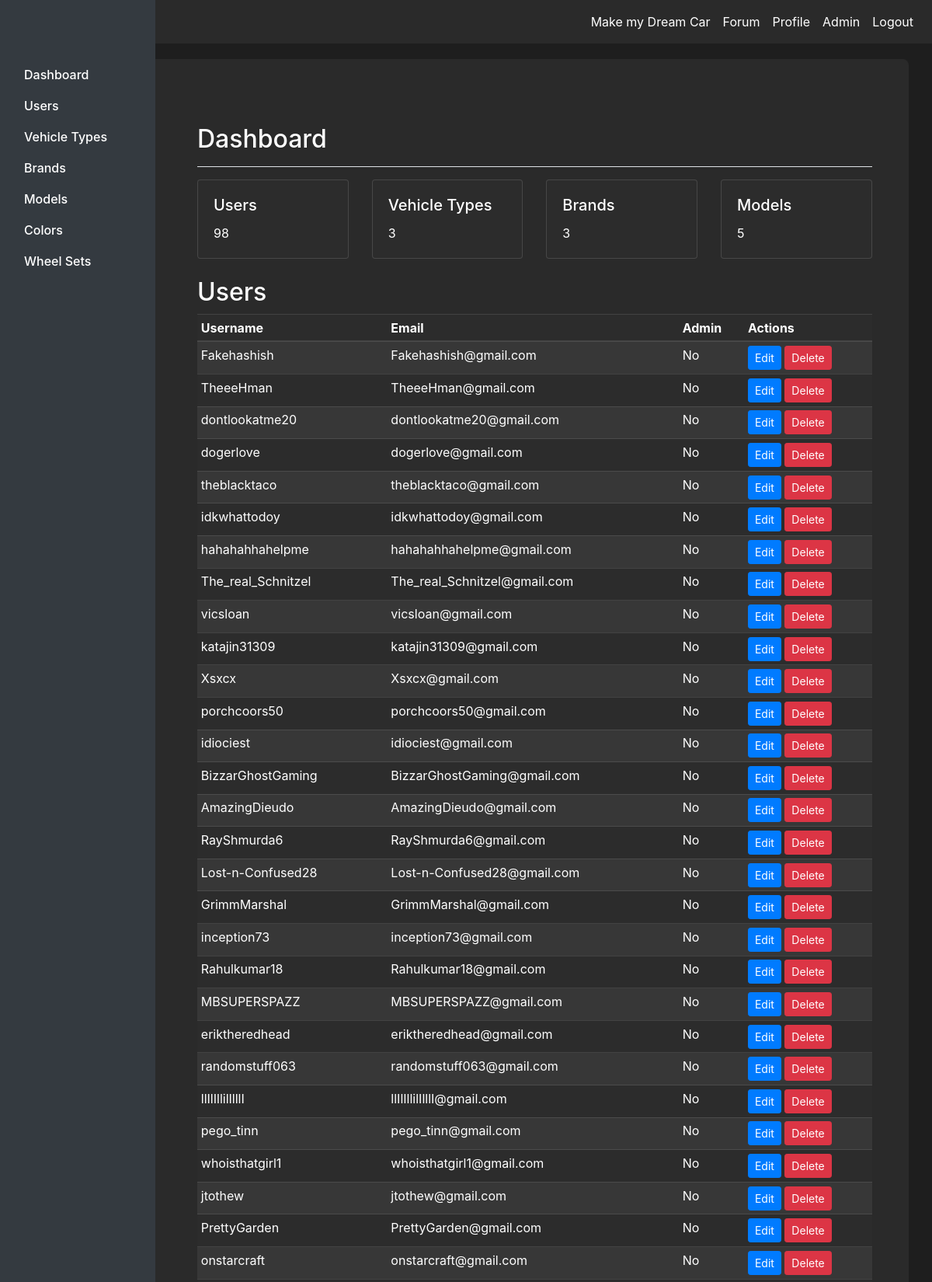
Screenshot of /admin (signed in, upper part) with the database file from the repository.
### tables this page shows
CREATE TABLE user (
    user_id INTEGER PRIMARY KEY AUTOINCREMENT,
    username VARCHAR(64) NOT NULL,
    email VARCHAR(100) NOT NULL,
    password_hash VARCHAR(255) NOT NULL,
    created_at DATETIME DEFAULT CURRENT_TIMESTAMP,
    admin INTEGER DEFAULT 0
);

### app.py (the view)
@app.route('/admin')
@login_required
def admin():
    if not current_user.admin:
        flash('Access denied. Admin privileges required.')
        return redirect(url_for('home'))
    conn = get_db_connection()
    users = User.get_all_users()
    vehicle_types = conn.execute('SELECT * FROM vehicle_type').fetchall()
    brands = conn.execute('SELECT * FROM brand').fetchall()
    models = conn.execute('''
        SELECT model.model_id, model.name as model_name, brand.name as brand_name, vehicle_type.name as type_name
        FROM model
        JOIN brand ON model.brand_id = brand.brand_id
        JOIN vehicle_type ON model.type_id = vehicle_type.type_id
        ORDER BY model.name
    ''').fetchall()
    colors = conn.execute('SELECT * FROM color').fetchall()
    wheel_sets = conn.execute('SELECT * FROM wheel_set').fetchall()
    conn.close()
    return render_template('admin.html', users=users, vehicle_types=vehicle_types,
                           brands=brands, models=models, colors=colors, wheel_sets=wheel_sets)

### app.py (called while the page is built)
def get_db_connection():
    conn = sqlite3.connect(DATABASE)
    conn.row_factory = sqlite3.Row  # This enables column access by name: row['column_name']
    return conn

@login_manager.user_loader
def load_user(user_id):
    return User.get(user_id)

    @staticmethod
    def get(user_id):
        conn = get_db_connection()
        user_data = conn.execute('SELECT * FROM user WHERE user_id = ?', (user_id,)).fetchone()
        conn.close()
        if user_data:
            return User(
                user_id=user_data['user_id'],
                username=user_data['username'],
                email=user_data['email'],
                password_hash=user_data['password_hash'],
                admin=bool(user_data['admin'])
            )
        return None

    @staticmethod
    def get_all_users():
        conn = get_db_connection()
        users_data = conn.execute('SELECT * FROM user').fetchall()
        conn.close()
        users = []
        for user_data in users_data:
            users.append(User(
                user_id=user_data['user_id'],
                username=user_data['username'],
                email=user_data['email'],
                password_hash=user_data['password_hash'],
                admin=bool(user_data['admin'])
            ))
        return users

### templates/admin.html (shortened to what this page needs)
{% extends "base.html" %}
{% block content %}
<div class="container-fluid">
    <div class="row">
        <nav id="sidebarMenu" class="col-md-3 col-lg-2 d-md-block bg-dark sidebar collapse">
            <div class="position-sticky pt-3">
                <ul class="nav flex-column">
                    <li class="nav-item">
                        <a class="nav-link active" href="#dashboard">
                            Dashboard
                        </a>
                    </li>
                    <li class="nav-item">
                        <a class="nav-link" href="#users">
                            Users
                        </a>
                    </li>
                    <li class="nav-item">
                        <a class="nav-link" href="#vehicle_types">
                            Vehicle Types
                        </a>
                    </li>
                    <li class="nav-item">
                        <a class="nav-link" href="#vehicle_types">
                            Brands
                        </a>
                    </li>
                    <li class="nav-item">
                        <a class="nav-link" href="#vehicle_types">
                            Models
                        </a>
                    </li>
                    <li class="nav-item">
                        <a class="nav-link" href="#colors">
                            Colors
                        </a>
                    </li>
                    <li class="nav-item">
                        <a class="nav-link" href="#wheel_sets">
                            Wheel Sets
                        </a>
                    </li>
                </ul>
            </div>
        </nav>
        <main class="col-md-9 ms-sm-auto col-lg-10 px-md-4">
            <div class="d-flex justify-content-between flex-wrap flex-md-nowrap align-items-center pt-3 pb-2 mb-3 border-bottom">
                <h1 id="dashboard" class="h2">Dashboard</h1>
            </div>
            <div class="row">
                <div class="col-md-3 mb-4">
                    <div class="card bg-primary text-white">
                        <div class="card-body">
                            <h5 id="users" class="card-title">Users</h5>
                            <p class="card-text">{{ users|length }}</p>
                        </div>
                    </div>
                </div>
                <div class="col-md-3 mb-4">
                    <div class="card bg-success text-white">
                        <div class="card-body">
                            <h5 id="vehicle-types" class="card-title">Vehicle Types</h5>
                            <p class="card-text">{{ vehicle_types|length }}</p>
                        </div>
                    </div>
                </div>
                <div class="col-md-3 mb-4">
                    <div class="card bg-warning text-white">
                        <div class="card-body">
                            <h5 id="brands" class="card-title">Brands</h5>
                            <p class="card-text">{{ brands|length }}</p>
                        </div>
                    </div>
                </div>
                <div class="col-md-3 mb-4">
                    <div class="card bg-danger text-white">
                        <div class="card-body">
                            <h5 id="models" class="card-title">Models</h5>
                            <p class="card-text">{{ models|length }}</p>
                        </div>
                    </div>
                </div>
            </div>
            <h2>Users</h2>
            <div class="table-responsive">
                <table class="table table-striped table-sm">
                    <thead>
                        <tr>
                            <th>Username</th>
                            <th>Email</th>
                            <th>Admin</th>
                            <th>Actions</th>
                        </tr>
                    </thead>
                    <tbody>
                        {% for user in users %}
                        <tr>
                            <td>{{ user.username }}</td>
                            <td>{{ user.email }}</td>
                            <td>{{ 'Yes' if user.admin else 'No' }}</td>
                            <td>
                                <a href="{{ url_for('update_user', user_id=user.id) }}" class="btn btn-sm btn-primary">Edit</a>
                                <form action="{{ url_for('delete_user', user_id=user.id) }}" method="post" class="d-inline">
                                    <button type="submit" class="btn btn-sm btn-danger" onclick="return confirm('Are you sure?')">Delete</button>
                                </form>
                            </td>
                        </tr>
                        {% endfor %}
                    </tbody>
                </table>
            </div>
        </main>
    </div>
</div>
{% endblock %}

### static/css/style.css (style rules this page uses)
body { background-color: #1e1e1e; color: #ffffff; }
.navbar-brand, .nav-link { color: #ffffff !important; transition: color 0.3s ease; }
h1, h2, h3, h4, h5, h6 { color: #ffffff; }
.btn-primary { background-color: #007bff; border-color: #007bff; }
.bg-success { background-color: #28a745 !important; }
.bg-warning { background-color: #ffc107 !important; }
.card { background-color: rgba(45, 45, 45, 0.8); border: none; }
.card-body { color: #ffffff; }
a { color: #007bff; }
.nav-link { color: #ffffff; }
.nav-link:hover, .nav-link.active { color: #007bff; }
.table { color: #ffffff; background-color: rgba(45, 45, 45, 0.8); }
.table thead th { border-bottom-color: rgba(255, 255, 255, 0.1); }
.table td, .table th { border-top-color: rgba(255, 255, 255, 0.1); }
.card.bg-primary, .card.bg-success, .card.bg-warning, .card.bg-danger { background-color: rgba(45, 45, 45, 0.8) !important; }
.card-title { color: #ffffff; }
.sidebar { position: fixed; top: 0; bottom: 0; left: 0; width: 250px; background-color: #343a40; padding-top: 60px; z-index: 1000; overflow-y: auto; }
main { margin-left: 180px; padding: 20px; }
.sidebar .nav-link { font-weight: 500; color: #999; }
.sidebar .nav-link:hover, .sidebar .nav-link.active { color: #007bff; }
main { padding-top: 48px; }
.table { color: #fff; }
.table-striped tbody tr:nth-of-type(odd) { background-color: rgba(255, 255, 255, .05); }
.card { background-color: #2d2d2d; border: 1px solid rgba(255, 255, 255, .125); }
.btn-danger { background-color: #dc3545; border-color: #dc3545; }

### rows the page displays
user: username "Fakehashish", email "Fakehashish@gmail.com", admin "No"
user: username "TheeeHman", email "TheeeHman@gmail.com", admin "No"
user: username "dontlookatme20", email "dontlookatme20@gmail.com", admin "No"
user: username "dogerlove", email "dogerlove@gmail.com", admin "No"
user: username "theblacktaco", email "theblacktaco@gmail.com", admin "No"
user: username "idkwhattodoy", email "idkwhattodoy@gmail.com", admin "No"
user: username "hahahahhahelpme", email "hahahahhahelpme@gmail.com", admin "No"
user: username "The_real_Schnitzel", email "The_real_Schnitzel@gmail.com", admin "No"
user: username "vicsloan", email "vicsloan@gmail.com", admin "No"
user: username "katajin31309", email "katajin31309@gmail.com", admin "No"
user: username "Xsxcx", email "Xsxcx@gmail.com", admin "No"
user: username "porchcoors50", email "porchcoors50@gmail.com", admin "No"
user: username "idiociest", email "idiociest@gmail.com", admin "No"
user: username "BizzarGhostGaming", email "BizzarGhostGaming@gmail.com", admin "No"
user: username "AmazingDieudo", email "AmazingDieudo@gmail.com", admin "No"
user: username "RayShmurda6", email "RayShmurda6@gmail.com", admin "No"
user: username "Lost-n-Confused28", email "Lost-n-Confused28@gmail.com", admin "No"
user: username "GrimmMarshal", email "GrimmMarshal@gmail.com", admin "No"
user: username "inception73", email "inception73@gmail.com", admin "No"
user: username "Rahulkumar18", email "Rahulkumar18@gmail.com", admin "No"
user: username "MBSUPERSPAZZ", email "MBSUPERSPAZZ@gmail.com", admin "No"
user: username "eriktheredhead", email "eriktheredhead@gmail.com", admin "No"
user: username "randomstuff063", email "randomstuff063@gmail.com", admin "No"
user: username "llIlIllilIlllI", email "llIlIllilIlllI@gmail.com", admin "No"
user: username "pego_tinn", email "pego_tinn@gmail.com", admin "No"
user: username "whoisthatgirl1", email "whoisthatgirl1@gmail.com", admin "No"
user: username "jtothew", email "jtothew@gmail.com", admin "No"
user: username "PrettyGarden", email "PrettyGarden@gmail.com", admin "No"
user: username "onstarcraft", email "onstarcraft@gmail.com", admin "No"

### other values shown
{{ users|length }} "98"
{{ vehicle_types|length }} "3"
{{ brands|length }} "3"
{{ models|length }} "5"
